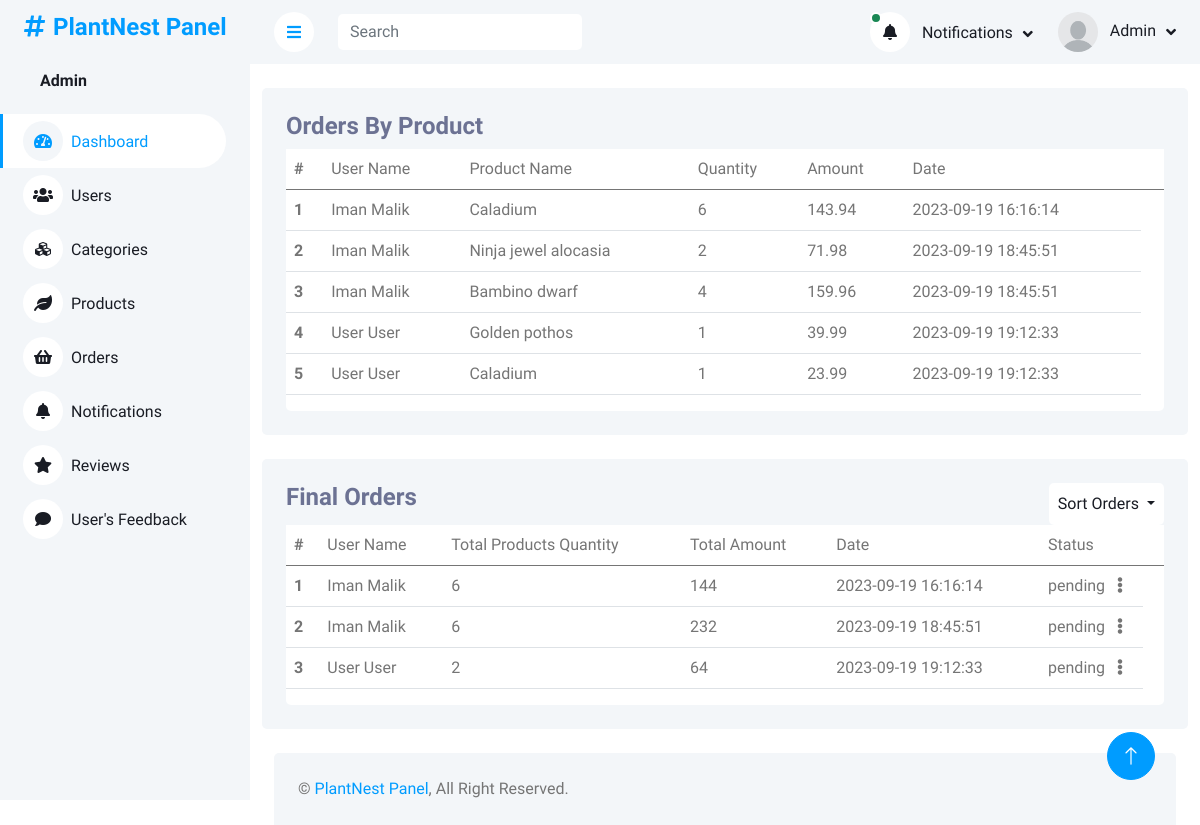
Page /adminPanel/orders.php (signed in) on the earlier database version.
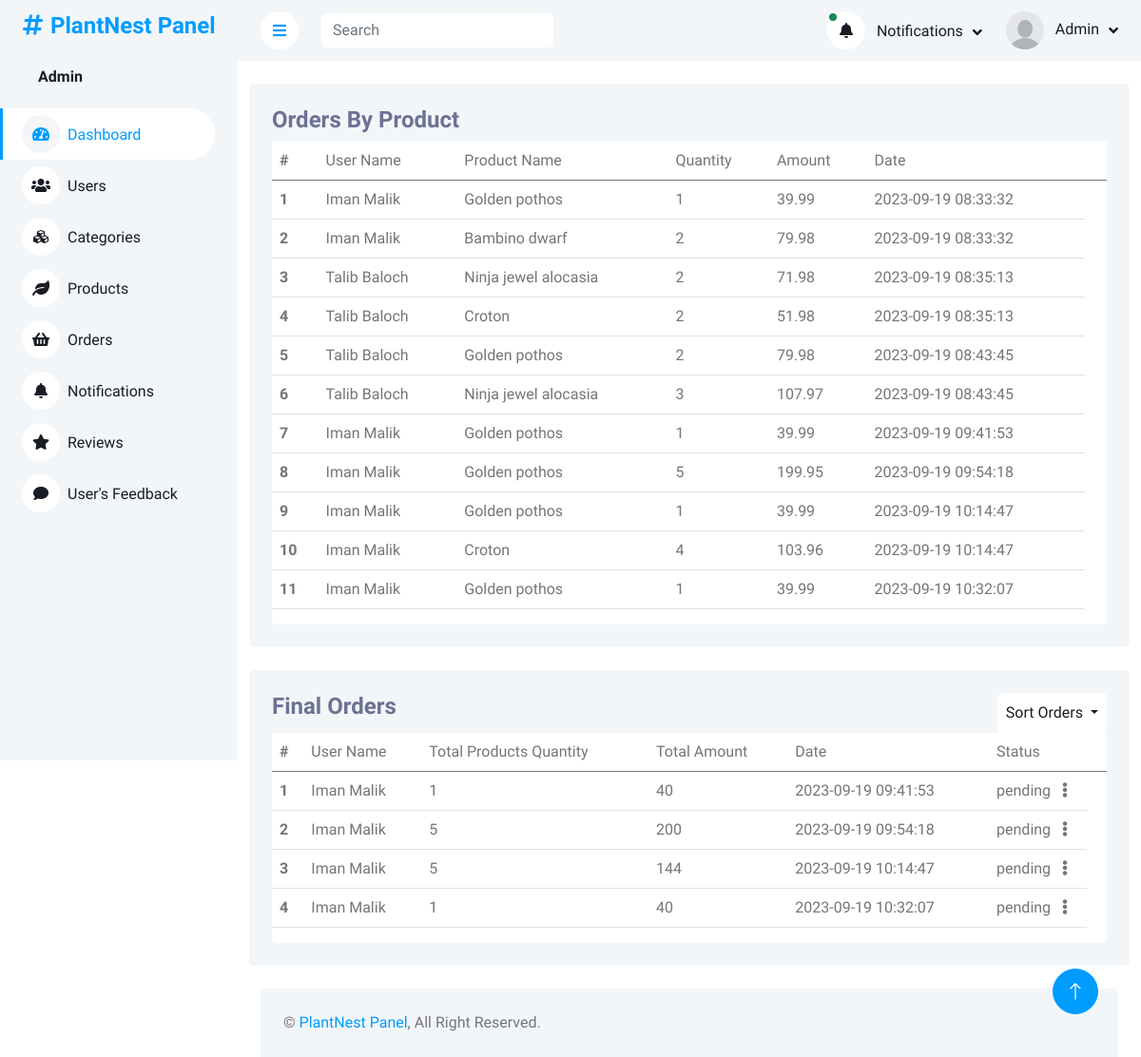
Same page on the later database version.
### tables this page shows
CREATE TABLE `orders` (
  `orderID` int(11) NOT NULL,
  `userID` int(11) DEFAULT NULL,
  `productID` int(11) DEFAULT NULL,
  `productQuantity` varchar(225) DEFAULT NULL,
  `totalAmount` varchar(225) DEFAULT NULL,
  `date` timestamp NOT NULL DEFAULT current_timestamp() ON UPDATE current_timestamp()
);

CREATE TABLE `users` (
  `userID` int(11) NOT NULL,
  `firstName` varchar(225) DEFAULT NULL,
  `lastName` varchar(225) DEFAULT NULL,
  `userEmail` varchar(225) NOT NULL,
  `userPassword` varchar(225) DEFAULT NULL
);

CREATE TABLE `products` (
  `productID` int(11) NOT NULL,
  `productName` varchar(225) DEFAULT NULL,
  `productDescription` varchar(225) DEFAULT NULL,
  `productPrice` varchar(225) DEFAULT NULL,
  `productImage` varchar(225) DEFAULT NULL,
  `productStock` varchar(255) NOT NULL,
  `categoryID` int(11) DEFAULT NULL
);

CREATE TABLE `final_order` (
  `order_id` int(11) NOT NULL,
  `user_id` int(11) NOT NULL,
  `fullName` varchar(225) DEFAULT NULL,
  `phone` int(11) DEFAULT NULL,
  `city` varchar(225) DEFAULT NULL,
  `userState` varchar(225) DEFAULT NULL,
  `zipCode` int(8) DEFAULT NULL,
  `qty` int(11) NOT NULL,
  `total_price` int(11) NOT NULL,
  `date_of_order` timestamp NOT NULL DEFAULT current_timestamp() ON UPDATE current_timestamp(),
  `orderStatus` enum('pending','approved','rejected') NOT NULL DEFAULT 'pending',
  `billing_address` text NOT NULL,
  `shipping_address` text NOT NULL,
  `payment_method` enum('COD','Card') NOT NULL,
  `card_number` varchar(222) NOT NULL,
  `expiry_date` date DEFAULT NULL,
  `cvv` varchar(32) NOT NULL
);

### adminPanel/orders.php (the view, shortened to what the rows shown need)
<?php
include_once('header_admin.php');
?>
<div class="container pt-4">
    <div class="bg-light rounded p-4">
        <div class="row">
            <div class="col-12">
                <div class="bg-white rounded h-100 ">
                    <div class="table-responsive bg- ">
                        <table class="table">
                            <thead>
                                <tr>
                                    <th scope="col">#</th>
                                    <td>User Name</td>
                                    <td>Product Name</td>
                                    <td>Quantity</td>
                                    <td>Amount</td>
                                    <td>Date</td>
                                    <td> </td>
                                </tr>
                            </thead>
                            <tbody>
                                <?php
                                $query = $pdo->query("SELECT * FROM orders INNER JOIN users ON orders.userID = users.userID INNER JOIN  products ON orders.productID =products.productID;");
                                $result = $query->fetchAll(PDO::FETCH_ASSOC);
                                foreach ($result as $row) {
                                    ?>
                                    <tr class="tr-row">
                                        <th scope="row">
                                            <?php echo $row['orderID'] ?>
                                        </th>
                                        <td>
                                            <?php echo ucfirst($row['firstName']) ?>
                                            <?php echo ucfirst($row['lastName']) ?>
                                        </td>
                                        <td>
                                            <?php echo $row['productName'] ?>
                                        </td>
                                        <td>
                                            <?php echo $row['productQuantity'] ?>
                                        </td>
                                        <td>
                                            <?php echo $row['totalAmount'] ?>
                                        </td>
                                        <td>
                                            <?php echo $row['date'] ?>
                                        </td>
                                    </tr>
                                    <?php
                                }
                                ?>
                            </tbody>
                        </table>
                    </div>
                </div>
            </div>
        </div>
    </div>
</div>
<div class="container pt-4">
    <div class="bg-light rounded p-4">
        <div class="row">
            <div class="col-12">
                <div class="bg-white rounded h-100 ">
                    <div class="table-responsive bg- ">
                        <table class="table">
                            <thead>
                                <tr>
                                    <th scope="col">#</th>
                                    <td>User Name</td>
                                    <td>Total Products Quantity</td>
                                    <td>Total Amount</td>
                                    <td>Date</td>
                                    <td>Status </td>
                                    <td> </td>
                                </tr>
                            </thead>
                            <tbody>
                                <?php
                                if (isset($_POST['sort-order-by-name'])) {
                                    $query = $pdo->query("SELECT * FROM final_order INNER JOIN users ON final_order.user_id = users.userID  where orderStatus = 'pending' OR orderStatus = 'approved'; ORDER BY users.firstName ;");
                                    $result = $query->fetchAll(PDO::FETCH_ASSOC);
                                } else if (isset($_POST['sort-order-by-date'])) {
                                    $query = $pdo->query("SELECT * FROM final_order INNER JOIN users ON final_order.user_id = users.userID  where orderStatus = 'pending' OR orderStatus = 'approved' ORDER BY final_order.date_of_order;");
                                    $result = $query->fetchAll(PDO::FETCH_ASSOC);
                                } else {
                                    $query = $pdo->query("SELECT users.*,final_order.*
    FROM users
    INNER JOIN final_order ON final_order.user_id = users.userID where orderStatus = 'pending' OR orderStatus = 'approved';");
                                    $result = $query->fetchAll(PDO::FETCH_ASSOC);
                                }
                                foreach ($result as $row) {
                                    ?>
                                    <tr class="tr-row">
                                        <th scope="row">
                                            <?php echo $row['order_id'] ?>
                                        </th>
                                        <td>
                                            <?php echo ucfirst($row['firstName']) ?>
                                            <?php echo ucfirst($row['lastName']) ?>
                                        </td>
                                        <td>
                                            <?php echo $row['qty'] ?>
                                        </td>
                                        <td>
                                            <?php echo $row['total_price'] ?>
                                        </td>
                                        <td>
                                            <?php echo $row['date_of_order'] ?>
                                        </td>
                                        <?php
                                        if ($row['orderStatus'] === "pending") {
                                            ?>
                                            <td class="d-flex">
                                                <?php echo $row['orderStatus'] ?>
                                                <div class="mx-auto">
                                                    <i class="fa fa-ellipsis-v" data-bs-toggle="dropdown" aria-expanded="false"
                                                        id="dropdownMenuButton" aria-haspopup="true" aria-expanded="false"></i>
                                                </div>
                                            </td>
                                            <?php
                                        } else {
                                            ?>
                                            <td class="d-flex">
                                                <?php echo $row['orderStatus'] ?>
                                            </td>
                                            <?php
                                        }
                                        ?>
                                    </tr>
                                    <?php
                                }
                                ?>
                            </tbody>
                        </table>
                    </div>
                </div>
            </div>
        </div>
    </div>
</div>
<?php
include('footer.php');
?>

### adminPanel/header_admin.php (shortened to what the rows shown need)
<?php
include("php/query.php");
?>
<!DOCTYPE html>
<html lang="en">
<head>
    <link href="https://cdnjs.cloudflare.com/ajax/libs/font-awesome/5.10.0/css/all.min.css" rel="stylesheet">
    <link href="https://cdn.jsdelivr.net/npm/bootstrap-icons@1.4.1/font/bootstrap-icons.css" rel="stylesheet">
    <link href="lib/owlcarousel/assets/owl.carousel.min.css" rel="stylesheet">
    <link href="lib/tempusdominus/css/tempusdominus-bootstrap-4.min.css" rel="stylesheet" />
    <link href="css/bootstrap.min.css" rel="stylesheet">
    <link href="css/style.css" rel="stylesheet">
</head>
<body>
    <div class="container-xxl position-relative bg-white d-flex p-0">
        <div class="sidebar pe-4 pb-3">
            <nav class="navbar bg-light navbar-light">
                <div class="d-flex align-items-center ms-4 mb-4">
                    <div class="ms-3">
                    <?php
                                 if(isset($_SESSION['Admin'])){
                                    $admin = $_SESSION['Admin'];
                                 foreach($admin as $value){
                                    $U_ID =   $value['adminID'];
                                  $query = $pdo->prepare("SELECT * FROM admins WHERE adminID = :iD ");
                                  $query->bindParam(':iD',  $U_ID);
                                  $query->execute();
                                  $result = $query->fetch(PDO::FETCH_ASSOC);
                        ?>
                         <h6 class="mb-0">
                             <span><?php echo ucfirst($result['adminName'])?></span>
                            </h6>
</span>    <?php
                      };
                    }
                        ?>
                    </div>
                </div>
            </nav>
        </div>
        <div class="content">
            <nav class="navbar navbar-expand bg-light navbar-light sticky-top px-4 py-0">
                <div class="navbar-nav align-items-center ms-auto">
                    <div class="nav-item dropdown">
                        <a href="#" class="nav-link dropdown-toggle" data-bs-toggle="dropdown">
                        <?php
                                 if(isset($_SESSION['Admin'])){
                                    $admin = $_SESSION['Admin'];
                                 foreach($admin as $value){
                                    $U_ID =   $value['adminID'];
                                  $query = $pdo->prepare("SELECT * FROM admins WHERE adminID = :iD ");
                                  $query->bindParam(':iD',  $U_ID);
                                  $query->execute();
                                  $result = $query->fetch(PDO::FETCH_ASSOC);
                              if($result['adminImage']){
                        ?>
                        <img class="rounded-circle me-lg-2" src="img/<?php echo $result['adminImage'] ?>" alt="" style="width: 40px; height: 40px;">
                            <?php
                              }else if(empty($result['adminImage'])){
                                ?>
                        <img class="rounded-circle me-lg-2" src="img/user.jpg" alt="" style="width: 40px; height: 40px;">
                                <?php
                              }
                            ?>
                                <span class="d-none d-lg-inline-flex">
                                    <?php echo ucfirst($result['adminName']) ?>
                                </span>
                                <?php
                            }
                        }
                            ?>
                        </a>
                    </div>
                </div>
            </nav>

Differences in the rows shown:
changed orders id 1: productID.productName "Caladium" → "Golden pothos"; productQuantity "6" → "1"; totalAmount "143.94" → "39.99"; date "2023-09-19 16:16:14" → "2023-09-19 08:33:32"
changed orders id 2: productID.productName "Ninja jewel alocasia" → "Bambino dwarf"; totalAmount "71.98" → "79.98"; date "2023-09-19 18:45:51" → "2023-09-19 08:33:32"
changed orders id 3: userID.firstName "Iman" → "Talib"; userID.lastName "Malik" → "Baloch"; productID.productName "Bambino dwarf" → "Ninja jewel alocasia"; productQuantity "4" → "2"; totalAmount "159.96" → "71.98"; date "2023-09-19 18:45:51" → "2023-09-19 08:35:13"
changed orders id 4: userID.firstName "User" → "Talib"; userID.lastName "User" → "Baloch"; productID.productName "Golden pothos" → "Croton"; productQuantity "1" → "2"; totalAmount "39.99" → "51.98"; date "2023-09-19 19:12:33" → "2023-09-19 08:35:13"
changed orders id 5: userID.firstName "User" → "Talib"; userID.lastName "User" → "Baloch"; productID.productName "Caladium" → "Golden pothos"; productQuantity "1" → "2"; totalAmount "23.99" → "79.98"; date "2023-09-19 19:12:33" → "2023-09-19 08:43:45"
added orders: orderID "6", userID.firstName "Talib", userID.lastName "Baloch", productID.productName "Ninja jewel alocasia", productQuantity "3", totalAmount "107.97", date "2023-09-19 08:43:45"
added orders: orderID "7", userID.firstName "Iman", userID.lastName "Malik", productID.productName "Golden pothos", productQuantity "1", totalAmount "39.99", date "2023-09-19 09:41:53"
added orders: orderID "8", userID.firstName "Iman", userID.lastName "Malik", productID.productName "Golden pothos", productQuantity "5", totalAmount "199.95", date "2023-09-19 09:54:18"
added orders: orderID "9", userID.firstName "Iman", userID.lastName "Malik", productID.productName "Golden pothos", productQuantity "1", totalAmount "39.99", date "2023-09-19 10:14:47"
added orders: orderID "10", userID.firstName "Iman", userID.lastName "Malik", productID.productName "Croton", productQuantity "4", totalAmount "103.96", date "2023-09-19 10:14:47"
added orders: orderID "11", userID.firstName "Iman", userID.lastName "Malik", productID.productName "Golden pothos", productQuantity "1", totalAmount "39.99", date "2023-09-19 10:32:07"
changed final_order id 1: qty "6" → "1"; total_price "144" → "40"; date_of_order "2023-09-19 16:16:14" → "2023-09-19 09:41:53"
changed final_order id 2: qty "6" → "5"; total_price "232" → "200"; date_of_order "2023-09-19 18:45:51" → "2023-09-19 09:54:18"
changed final_order id 3: user.firstName "User" → "Iman"; user.lastName "User" → "Malik"; qty "2" → "5"; total_price "64" → "144"; date_of_order "2023-09-19 19:12:33" → "2023-09-19 10:14:47"
added final_order: order_id "4", user.firstName "Iman", user.lastName "Malik", qty "1", total_price "40", date_of_order "2023-09-19 10:32:07", orderStatus "pending"
